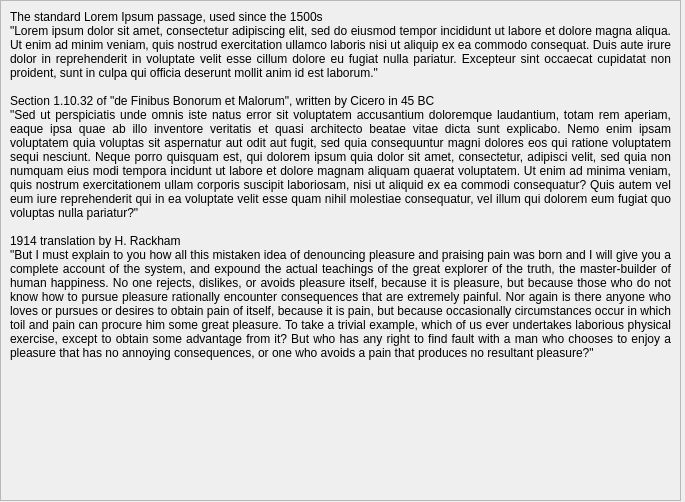
<?xml version="1.0" encoding="UTF-8"?>
<ui version="4.0">
 <class>Dialog</class>
 <widget class="QDialog" name="Dialog">
  <property name="geometry">
   <rect>
    <x>0</x>
    <y>0</y>
    <width>685</width>
    <height>502</height>
   </rect>
  </property>
  <property name="windowTitle">
   <string>Pomoc</string>
  </property>
  <widget class="QScrollArea" name="scrollArea">
   <property name="geometry">
    <rect>
     <x>0</x>
     <y>0</y>
     <width>681</width>
     <height>501</height>
    </rect>
   </property>
   <property name="widgetResizable">
    <bool>true</bool>
   </property>
   <widget class="QWidget" name="scrollAreaWidgetContents">
    <property name="geometry">
     <rect>
      <x>0</x>
      <y>0</y>
      <width>658</width>
      <height>580</height>
     </rect>
    </property>
    <layout class="QGridLayout" name="gridLayout">
     <item row="0" column="0">
      <widget class="QLabel" name="label">
       <property name="font">
        <font>
         <pointsize>9</pointsize>
        </font>
       </property>
       <property name="text">
        <string>The standard Lorem Ipsum passage, used since the 1500s
&quot;Lorem ipsum dolor sit amet, consectetur adipiscing elit, sed do eiusmod tempor incididunt ut labore et dolore magna aliqua. Ut enim ad minim veniam, quis nostrud exercitation ullamco laboris nisi ut aliquip ex ea commodo consequat. Duis aute irure dolor in reprehenderit in voluptate velit esse cillum dolore eu fugiat nulla pariatur. Excepteur sint occaecat cupidatat non proident, sunt in culpa qui officia deserunt mollit anim id est laborum.&quot;

Section 1.10.32 of &quot;de Finibus Bonorum et Malorum&quot;, written by Cicero in 45 BC
&quot;Sed ut perspiciatis unde omnis iste natus error sit voluptatem accusantium doloremque laudantium, totam rem aperiam, eaque ipsa quae ab illo inventore veritatis et quasi architecto beatae vitae dicta sunt explicabo. Nemo enim ipsam voluptatem quia voluptas sit aspernatur aut odit aut fugit, sed quia consequuntur magni dolores eos qui ratione voluptatem sequi nesciunt. Neque porro quisquam est, qui dolorem ipsum quia dolor sit amet, consectetur, adipisci velit, sed quia non numquam eius modi tempora incidunt ut labore et dolore magnam aliquam quaerat voluptatem. Ut enim ad minima veniam, quis nostrum exercitationem ullam corporis suscipit laboriosam, nisi ut aliquid ex ea commodi consequatur? Quis autem vel eum iure reprehenderit qui in ea voluptate velit esse quam nihil molestiae consequatur, vel illum qui dolorem eum fugiat quo voluptas nulla pariatur?&quot;

1914 translation by H. Rackham
&quot;But I must explain to you how all this mistaken idea of denouncing pleasure and praising pain was born and I will give you a complete account of the system, and expound the actual teachings of the great explorer of the truth, the master-builder of human happiness. No one rejects, dislikes, or avoids pleasure itself, because it is pleasure, but because those who do not know how to pursue pleasure rationally encounter consequences that are extremely painful. Nor again is there anyone who loves or pursues or desires to obtain pain of itself, because it is pain, but because occasionally circumstances occur in which toil and pain can procure him some great pleasure. To take a trivial example, which of us ever undertakes laborious physical exercise, except to obtain some advantage from it? But who has any right to find fault with a man who chooses to enjoy a pleasure that has no annoying consequences, or one who avoids a pain that produces no resultant pleasure?&quot;</string>
       </property>
       <property name="alignment">
        <set>Qt::AlignJustify|Qt::AlignTop</set>
       </property>
       <property name="wordWrap">
        <bool>true</bool>
       </property>
      </widget>
     </item>
    </layout>
   </widget>
  </widget>
 </widget>
 <resources/>
 <connections/>
</ui>
